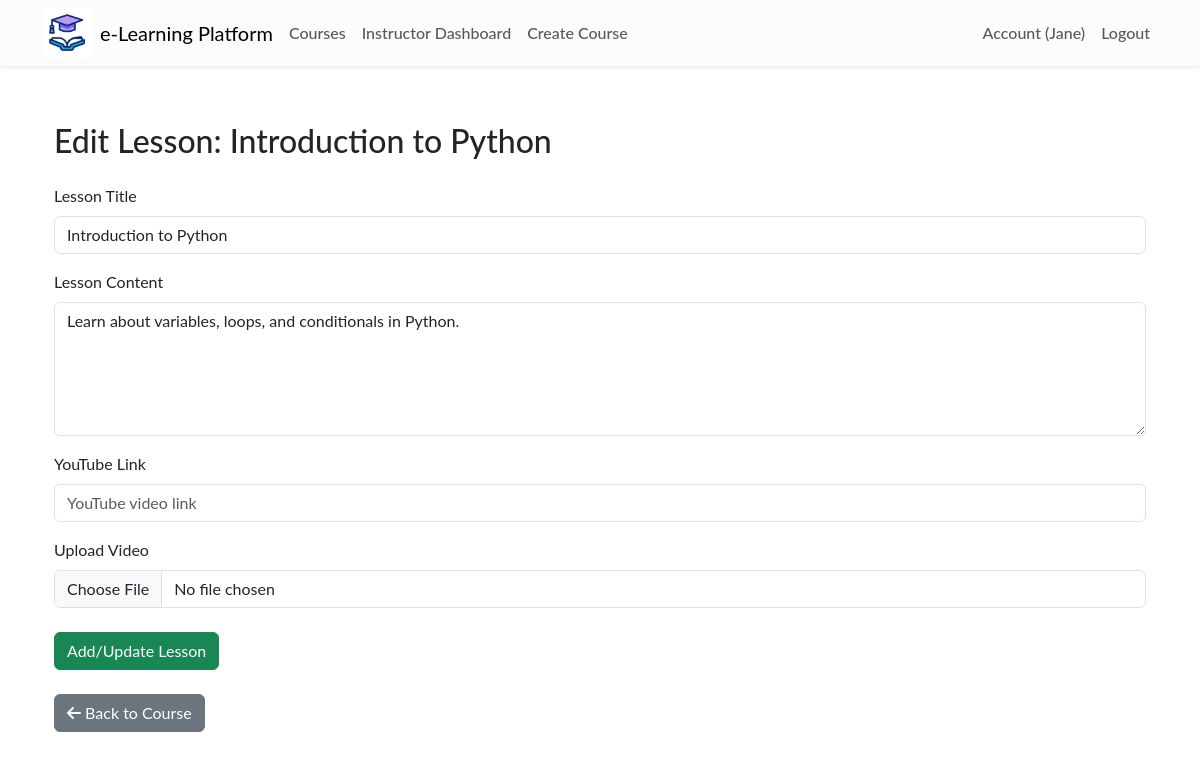
The page /courses/lesson/1/edit (signed in) on the database its author committed.
### app/models.py (models this page shows, shortened)
class User(db.Model, UserMixin):
    id = db.Column(db.Integer, primary_key=True)
    name = db.Column(db.String(50), nullable=False)
    email = db.Column(db.String(120), unique=True, nullable=False)
    role = db.Column(db.String(10))  # 'student' or 'instructor'
    password_hash = db.Column(db.String(128), nullable=False)
    created_at = db.Column(db.DateTime, default=datetime.utcnow)
    lesson_completions = db.relationship('LessonCompletion', back_populates='student', cascade="all, delete-orphan")

class Lesson(db.Model):
    id = db.Column(db.Integer, primary_key=True)
    title = db.Column(db.String(200), nullable=False)
    content = db.Column(db.Text, nullable=False)
    youtube_link = db.Column(db.String(200))  # Store YouTube link if provided
    video_path = db.Column(db.String(200))  # Store uploaded video path if provided
    course_id = db.Column(db.Integer, db.ForeignKey('course.id'), nullable=False)
    course = db.relationship('Course', back_populates='lessons')  # Change backref to back_populates
    completions = db.relationship('LessonCompletion', back_populates='lesson', cascade="all, delete-orphan")

### app/routes/course.py (the view, shortened to what this page needs)
@bp.route('/lesson/<int:lesson_id>/edit', methods=['GET', 'POST'])
@login_required
def edit_lesson(lesson_id):
    lesson = Lesson.query.get_or_404(lesson_id)
    course = lesson.course
    if current_user.role != 'instructor' or course.teacher_id != current_user.id:
        flash('You do not have permission to edit this lesson.', 'danger')
        return redirect(url_for('course.course_details', course_id=course.id))
    form = LessonForm(obj=lesson)
    return render_template('course/edit_lesson.html', form=form, course=course, lesson=lesson)

### app/routes/course.py
class LessonForm(FlaskForm):
    title = StringField('Lesson Title', validators=[DataRequired()])
    content = TextAreaField('Lesson Content', validators=[DataRequired()])
    youtube_link = StringField('YouTube Link')  # New YouTube Link field
    video_file = FileField('Upload Video', validators=[FileAllowed(['mp4', 'mov', 'avi'], 'Video files only!')])  # New File upload field
    submit = SubmitField('Add/Update Lesson')

### app/__init__.py (called while the page is built)
def create_app(config_class='config.Config'):
    app = Flask(__name__)
    app.config.from_object(config_class)
    db.init_app(app)
    migrate.init_app(app, db)
    login_manager.init_app(app)
    login_manager.login_view = 'auth.login'
    mail.init_app(app)
    from .models import User
    @login_manager.user_loader
    def load_user(user_id):
        return User.query.get(int(user_id))
    from .routes.main import bp as main_bp
    from .routes.auth import bp as auth_bp
    from .routes.course import bp as course_bp
    from .routes.admin import bp as admin_bp
    from .routes.payment import bp as payment_bp
    app.register_blueprint(main_bp)
    app.register_blueprint(auth_bp)
    app.register_blueprint(course_bp)
    app.register_blueprint(admin_bp)
    app.register_blueprint(payment_bp)
    return app

### app/templates/course/edit_lesson.html (shortened to what this page needs)
{% extends 'layout.html' %}
{% block content %}
<div class="container mt-5">
    <h2 class="mb-4">Edit Lesson: {{ lesson.title }}</h2>
    <form method="POST" enctype="multipart/form-data" class="form-group">
        <div class="mb-3">
            {{ form.title.label(class="form-label") }}
            {{ form.title(class="form-control", size=40, placeholder="Enter lesson title") }}
        </div>
        <div class="mb-3">
            {{ form.content.label(class="form-label") }}
            {{ form.content(class="form-control", cols=40, rows=5, placeholder="Enter lesson content") }}
        </div>
        <div class="mb-3">
            {{ form.youtube_link.label(class="form-label") }}
            {{ form.youtube_link(class="form-control", size=50, placeholder="YouTube video link") }}
        </div>
        <div class="mb-3">
            {{ form.video_file.label(class="form-label") }}
            {{ form.video_file(class="form-control") }}
        </div>
        <div class="mt-4">
            {{ form.submit(class="btn btn-success") }}
        </div>
    </form>
    <div class="mt-4">
        <a href="{{ url_for('course.course_details', course_id=lesson.course.id) }}" class="btn btn-secondary">
            <i class="fas fa-arrow-left"></i> Back to Course
        </a>
    </div>
</div>
{% endblock %}

### app/templates/layout.html (shortened to what this page needs)
<!DOCTYPE html>
<html lang="en">
<head>
  <link href="https://cdn.jsdelivr.net/npm/bootstrap@5.3.3/dist/css/bootstrap.min.css" rel="stylesheet"
 />
    <link rel="stylesheet" href="https://cdnjs.cloudflare.com/ajax/libs/font-awesome/6.0.0-beta3/css/all.min.css">
  <link rel="stylesheet" href="{{ url_for('static', filename='css/main.css') }}" />
</head>
<body>
  <nav class="navbar navbar-expand-lg navbar-light bg-light-subtle shadow-sm sticky-top">
    <div class="container ">
      <img width="50px" src="{{ url_for('static', filename='/img/icone.gif') }}" alt="">
      <a class="navbar-brand mx-2" href="{{ url_for('main.index') }}">e-Learning Platform</a>
      <div class="collapse navbar-collapse" id="navbarNav">
        <ul class="navbar-nav me-auto mb-2 mb-lg-0">
          <li class="nav-item">
            <a class="nav-link" href="{{ url_for('course.list_courses') }}">Courses</a>
          </li>
          {% if current_user.is_authenticated %}
          {% if current_user.role == 'instructor' %}
          <li class="nav-item">
            <a class="nav-link" href="{{ url_for('course.instructor_dashboard') }}">Instructor Dashboard</a>
          </li>
          <li class="nav-item">
            <a class="nav-link" href="{{ url_for('course.create_course') }}">Create Course</a>
          </li>
          {% elif current_user.role == 'student' %}
          <li class="nav-item">
            <a class="nav-link" href="{{ url_for('course.student_dashboard') }}">Student Dashboard</a>
          </li>
          {% elif current_user.role == 'admin' %}
          <li class="nav-item">
            <a class="nav-link" href="{{ url_for('admin.admin') }}">Admin Dashboard</a>
          </li>
          <li><a class="nav-link" href="{{ url_for('admin.manage_users') }}">Manage Users</a></li>
          <li><a class="nav-link" href="{{ url_for('course.add_category') }}">Manage Category</a></li>
          {% endif %}
          {% endif %}
        </ul>
        <ul class="navbar-nav ms-auto">
          {% if current_user.is_authenticated %}
          <li class="nav-item">
            <a class="nav-link" href="{{ url_for('auth.account') }}">Account ({{ current_user.name }})</a>
          </li>
          <li class="nav-item">
            <a class="nav-link" href="{{ url_for('auth.logout') }}">Logout</a>
          </li>
          {% endif %}
        </ul>
      </div>
    </div>
  </nav>
  <div class="container mt-2">{% include 'flash_msg.html' %} {% block content %}{% endblock %}</div>
</body>
</html>

### app/static/css/main.css (style rules this page uses)
:root { --vert: #7b9b2b; --roze: #fc83cd33; --blue: #0b76b488; }
* { font-family: 'Lato', sans-serif; }
.nav-link { font-weight: 500; position: relative; border: none; }
@media (min-width: 768px) { .nav-link { font-size: 1rem; } }
@media (min-width: 768px) { .nav-link::before { content: ''; position: absolute; bottom: 0; left: 50%; transform: translatex(-50%); width: 0%; height: 2px; background-color: var(--blue); visibility: hidden; transition: 0.3s ease-in-out; } }

### rows shown on the page
User: name "Jane"
Lesson: title "Introduction to Python", content "Learn about variables, loops, and conditionals in Python."
